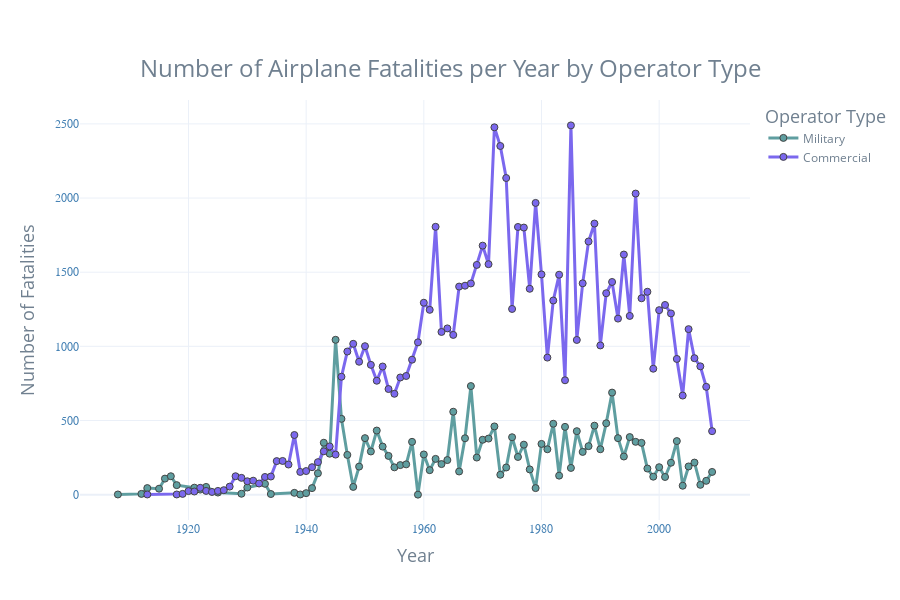

Notebook code cell kept with this figure:
### Markdown cell above
#### Number of Fatalities per Year by Operator Type

### Code cell
# group data by 'Year' and 'Type' and count number of fatalities
fatalities_per_year_type = crashes.groupby(['Year', 'Type'])['Fatalities'].sum().reset_index(name = 'Number of Fatalities')

# plot numer of fatalities per year by operator type
fig_fatalities = px.line(fatalities_per_year_type, 
                         x = 'Year', 
                         y = 'Number of Fatalities', 
                         color = 'Type', 
                         title = 'Number of Airplane Fatalities per Year by Operator Type',
                         markers = True,
                         labels = {'Number of Fatalities': 'Number of Fatalities', 'Year': 'Year', 'Type': 'Operator Type'})

# customise
fig_fatalities.update_traces(line = dict(width = 3), 
                             marker = dict(size = 7, line = dict(width = 1)))

fig_fatalities.update_layout(
    template = "plotly_white",
    title = {'text': "Number of Airplane Fatalities per Year by Operator Type", 'y': 0.9, 'x': 0.5, 'xanchor': 'center', 'yanchor': 'top'},
    title_font = dict(size = 24, color = 'slategrey'),
    xaxis_title_font = dict(size = 18, color = 'slategrey'),
    yaxis_title_font = dict(size = 18, color = 'slategrey'),
    xaxis = dict(tickfont = dict(family = 'Rockwell', color = 'steelblue', size = 12)),
    yaxis = dict(tickfont = dict(family = 'Rockwell', color = 'steelblue', size = 12)),
    legend_title_font = dict(size = 18, color = 'slategrey'),
    legend = dict(font = dict(size = 12, color = 'slategrey')),
    autosize = False, width = 900, height =  600
)

colours = {'Military': 'cadetblue', 'Commercial': 'mediumslateblue'}  
fig_fatalities.for_each_trace(lambda x: x.update(line = dict(color = colours[x.name]), 
                                                 marker = dict(color = colours[x.name])))

fig_fatalities.show()

### Figure 1 — Plotly figure (JSON) as saved in the notebook; plotly's stock layout.template omitted (floating-point values rounded to 4 significant figures)
{"data": [{"hovertemplate": "Operator Type=Military<br>Year=%{x}<br>Number of Fatalities=%{y}<extra></extra>", "legendgroup": "Military", "line": {"color": "cadetblue", "dash": "solid", "width": 3}, "marker": {"color": "cadetblue", "line": {"width": 1}, "size": 7, "symbol": "circle"}, "mode": "lines+markers", "name": "Military", "orientation": "v", "showlegend": true, "type": "scatter", "x": ["1908-01-01T00:00:00", "1912-01-01T00:00:00", "1913-01-01T00:00:00", "1915-01-01T00:00:00", "1916-01-01T00:00:00", "1917-01-01T00:00:00", "1918-01-01T00:00:00", "1921-01-01T00:00:00", "1922-01-01T00:00:00", "1923-01-01T00:00:00", "1925-01-01T00:00:00", "1929-01-01T00:00:00", "1930-01-01T00:00:00", "1933-01-01T00:00:00", "1934-01-01T00:00:00", "1938-01-01T00:00:00", "1939-01-01T00:00:00", "1940-01-01T00:00:00", "1941-01-01T00:00:00", "1942-01-01T00:00:00", "1943-01-01T00:00:00", "1944-01-01T00:00:00", "1945-01-01T00:00:00", "1946-01-01T00:00:00", "1947-01-01T00:00:00", "1948-01-01T00:00:00", "1949-01-01T00:00:00", "1950-01-01T00:00:00", "1951-01-01T00:00:00", "1952-01-01T00:00:00", "1953-01-01T00:00:00", "1954-01-01T00:00:00", "1955-01-01T00:00:00", "1956-01-01T00:00:00", "1957-01-01T00:00:00", "1958-01-01T00:00:00", "1959-01-01T00:00:00", "1960-01-01T00:00:00", "1961-01-01T00:00:00", "1962-01-01T00:00:00", "1963-01-01T00:00:00", "1964-01-01T00:00:00", "1965-01-01T00:00:00", "1966-01-01T00:00:00", "1967-01-01T00:00:00", "1968-01-01T00:00:00", "1969-01-01T00:00:00", "1970-01-01T00:00:00", "1971-01-01T00:00:00", "1972-01-01T00:00:00", "1973-01-01T00:00:00", "1974-01-01T00:00:00", "1975-01-01T00:00:00", "1976-01-01T00:00:00", "1977-01-01T00:00:00", "1978-01-01T00:00:00", "1979-01-01T00:00:00", "1980-01-01T00:00:00", "1981-01-01T00:00:00", "1982-01-01T00:00:00", "1983-01-01T00:00:00", "1984-01-01T00:00:00", "1985-01-01T00:00:00", "1986-01-01T00:00:00", "1987-01-01T00:00:00", "1988-01-01T00:00:00", "1989-01-01T00:00:00", "1990-01-01T00:00:00", "1991-01-01T00:00:00", "1992-01-01T00:00:00", "1993-01-01T00:00:00", "1994-01-01T00:00:00", "1995-01-01T00:00:00", "1996-01-01T00:00:00", "1997-01-01T00:00:00", "1998-01-01T00:00:00", "1999-01-01T00:00:00", "2000-01-01T00:00:00", "2001-01-01T00:00:00", "2002-01-01T00:00:00", "2003-01-01T00:00:00", "2004-01-01T00:00:00", "2005-01-01T00:00:00", "2006-01-01T00:00:00", "2007-01-01T00:00:00", "2008-01-01T00:00:00", "2009-01-01T00:00:00"], "xaxis": "x", "y": [1, 5, 44, 40, 108, 124, 64, 47, 34, 52, 14, 6, 48, 73, 4, 12, 1, 10, 44, 144, 350, 276, 1044, 511, 268, 52, 189, 381, 291, 432, 324, 261, 184, 199, 204, 356, 0, 271, 165, 241, 206, 233, 559, 156, 380, 732, 250, 370, 378, 460, 134, 183, 387, 254, 337, 170, 44, 342, 306, 478, 128, 457, 180, 428, 288, 327, 465, 306, 481, 688, 381, 257, 388, 356, 349, 176, 121, 185, 119, 215, 361, 60, 190, 216, 66, 93, 153], "yaxis": "y"}, {"hovertemplate": "Operator Type=Commercial<br>Year=%{x}<br>Number of Fatalities=%{y}<extra></extra>", "legendgroup": "Commercial", "line": {"color": "mediumslateblue", "dash": "solid", "width": 3}, "marker": {"color": "mediumslateblue", "line": {"width": 1}, "size": 7, "symbol": "circle"}, "mode": "lines+markers", "name": "Commercial", "orientation": "v", "showlegend": true, "type": "scatter", "x": ["1913-01-01T00:00:00", "1918-01-01T00:00:00", "1919-01-01T00:00:00", "1920-01-01T00:00:00", "1921-01-01T00:00:00", "1922-01-01T00:00:00", "1923-01-01T00:00:00", "1924-01-01T00:00:00", "1925-01-01T00:00:00", "1926-01-01T00:00:00", "1927-01-01T00:00:00", "1928-01-01T00:00:00", "1929-01-01T00:00:00", "1930-01-01T00:00:00", "1931-01-01T00:00:00", "1932-01-01T00:00:00", "1933-01-01T00:00:00", "1934-01-01T00:00:00", "1935-01-01T00:00:00", "1936-01-01T00:00:00", "1937-01-01T00:00:00", "1938-01-01T00:00:00", "1939-01-01T00:00:00", "1940-01-01T00:00:00", "1941-01-01T00:00:00", "1942-01-01T00:00:00", "1943-01-01T00:00:00", "1944-01-01T00:00:00", "1945-01-01T00:00:00", "1946-01-01T00:00:00", "1947-01-01T00:00:00", "1948-01-01T00:00:00", "1949-01-01T00:00:00", "1950-01-01T00:00:00", "1951-01-01T00:00:00", "1952-01-01T00:00:00", "1953-01-01T00:00:00", "1954-01-01T00:00:00", "1955-01-01T00:00:00", "1956-01-01T00:00:00", "1957-01-01T00:00:00", "1958-01-01T00:00:00", "1959-01-01T00:00:00", "1960-01-01T00:00:00", "1961-01-01T00:00:00", "1962-01-01T00:00:00", "1963-01-01T00:00:00", "1964-01-01T00:00:00", "1965-01-01T00:00:00", "1966-01-01T00:00:00", "1967-01-01T00:00:00", "1968-01-01T00:00:00", "1969-01-01T00:00:00", "1970-01-01T00:00:00", "1971-01-01T00:00:00", "1972-01-01T00:00:00", "1973-01-01T00:00:00", "1974-01-01T00:00:00", "1975-01-01T00:00:00", "1976-01-01T00:00:00", "1977-01-01T00:00:00", "1978-01-01T00:00:00", "1979-01-01T00:00:00", "1980-01-01T00:00:00", "1981-01-01T00:00:00", "1982-01-01T00:00:00", "1983-01-01T00:00:00", "1984-01-01T00:00:00", "1985-01-01T00:00:00", "1986-01-01T00:00:00", "1987-01-01T00:00:00", "1988-01-01T00:00:00", "1989-01-01T00:00:00", "1990-01-01T00:00:00", "1991-01-01T00:00:00", "1992-01-01T00:00:00", "1993-01-01T00:00:00", "1994-01-01T00:00:00", "1995-01-01T00:00:00", "1996-01-01T00:00:00", "1997-01-01T00:00:00", "1998-01-01T00:00:00", "1999-01-01T00:00:00", "2000-01-01T00:00:00", "2001-01-01T00:00:00", "2002-01-01T00:00:00", "2003-01-01T00:00:00", "2004-01-01T00:00:00", "2005-01-01T00:00:00", "2006-01-01T00:00:00", "2007-01-01T00:00:00", "2008-01-01T00:00:00", "2009-01-01T00:00:00"], "xaxis": "x", "y": [1, 1, 5, 24, 21, 46, 25, 18, 25, 30, 54, 124, 113, 90, 94, 75, 119, 122, 226, 227, 203, 402, 153, 159, 185, 219, 292, 325, 270, 795, 965, 1017, 896, 1001, 875, 768, 864, 712, 680, 790, 800, 910, 1027, 1294, 1246, 1806, 1097, 1121, 1077, 1403, 1409, 1424, 1549, 1679, 1554, 2477, 2351, 2135, 1252, 1805, 1801, 1388, 1967, 1485, 924, 1309, 1483, 771, 2490, 1043, 1425, 1707, 1828, 1006, 1358, 1434, 1187, 1619, 1205, 2030, 1324, 1368, 849, 1244, 1279, 1222, 915, 668, 1116, 920, 865, 727, 428], "yaxis": "y"}], "layout": {"autosize": false, "height": 600, "legend": {"font": {"color": "slategrey", "size": 12}, "title": {"font": {"color": "slategrey", "size": 18}, "text": "Operator Type"}, "tracegroupgap": 0}, "title": {"font": {"color": "slategrey", "size": 24}, "text": "Number of Airplane Fatalities per Year by Operator Type", "x": 0.5, "xanchor": "center", "y": 0.9, "yanchor": "top"}, "width": 900, "xaxis": {"anchor": "y", "domain": [0, 1], "tickfont": {"color": "steelblue", "family": "Rockwell", "size": 12}, "title": {"font": {"color": "slategrey", "size": 18}, "text": "Year"}}, "yaxis": {"anchor": "x", "domain": [0, 1], "tickfont": {"color": "steelblue", "family": "Rockwell", "size": 12}, "title": {"font": {"color": "slategrey", "size": 18}, "text": "Number of Fatalities"}}}}
